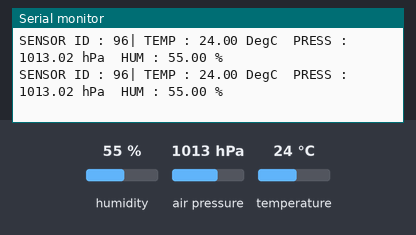
Recording of a program running on a simulated Arduino Uno, built with avr-gcc and run on an emulated ATmega328P. Shown: the last lines printed to the serial monitor. Wiring (inferred from the names in the program): BME280 sensor at I2C address 0x76. The inputs (shaded band) are chosen by the test bench; at power-on: humidity 55 %, air pressure 1013 hPa, temperature 24 °C.

Above: at 1.2 s.
1.3 s: humidity set to 22 %
At 2.6 s:
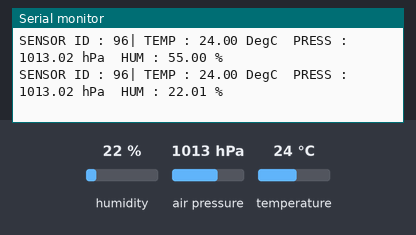
2.8 s: air pressure set to 952 hPa
At 3.4 s:
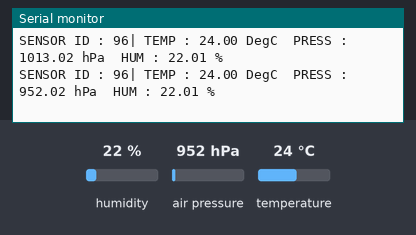
4.3 s: temperature set to 12 °C
At 5.5 s:
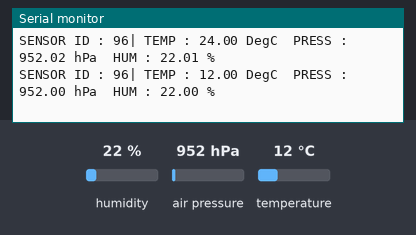
Timing chart, 0 to 7.3 s (numbered marks = the images above; inputs shaded):
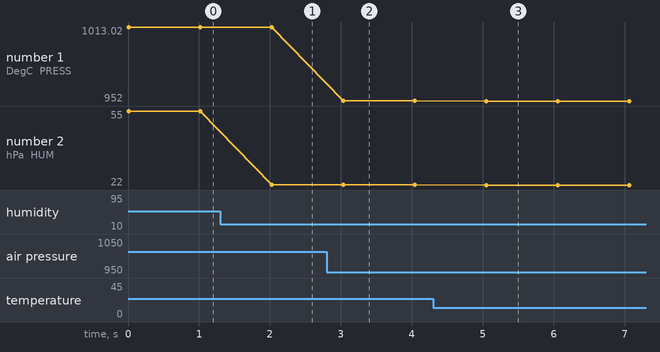

Measured:
- after the input at 1.3 s, the serial monitor: prints a new line after 0.73 s (image 1)
- after the input at 2.8 s, the serial monitor: prints a new line after 0.24 s (image 2)
- after the input at 4.3 s, the serial monitor: prints a new line after 0.75 s (image 3)
- plotted number 1: 1013.02 → 952.02 after the input at 2.8 s, 952.02 → 952 after the input at 4.3 s
- plotted number 2: 55 → 22.01 after the input at 1.3 s, 22.01 → 22 after the input at 4.3 s

The program:

main.cpp
```cpp
#include <Arduino.h>
#include "BME280Driver.h"
#include <Wire.h>

  uint8_t osrs_t = 1;             //Temperature oversampling x 1
  uint8_t osrs_p = 1;             //Pressure oversampling x 1
  uint8_t mode = 3;               //Normal mode
  uint8_t osrs_h = 1;             //Humidity oversampling x 1
  uint8_t t_sb = 5;               //Tstandby 1000ms
  uint8_t filter = 0;             //Filter off
  uint8_t spi3w_en = 0;           //3-wire SPI Disabled

  //setting up values for ctrl measurements
  uint8_t ctrl_meas_reg = (osrs_t << 5) | (osrs_p << 2) | mode;
  uint8_t ctrl_hum_reg  = osrs_h;

void setup()
{
  Serial.begin(9600);
  Wire.begin();

  //resseting the sensor before using it
  BMP280_Reset();

  //setting up the sensors ctrl values
  BMP280_CtrlMeas(ctrl_meas_reg);
  BMP280_CtrlHum(ctrl_hum_reg);
  BMP280_GetDigVals();
}

void loop()
{
  //initialize variables
  double translatedTemp = 0.0;
  double translatedPress = 0.0;
  double translatedHum = 0.0;

  //getting the reading from sensors
  int  readsensorID = BMP280_GetID();
  long callibratedTemp = BMP280_ReadTemperature();
  long callibratedPress = BMP280_ReadPressure();
  long callibratedHum = BMP280_ReadHumidity();

  //translating the callibarated readings into units
  translatedTemp = (double)callibratedTemp / 100.0;
  translatedPress = (double)callibratedPress / 100.0;
  translatedHum = (double)callibratedHum / 1024.0;

  //printing out the sensor data
  Serial.print("SENSOR ID : ");
  Serial.print(readsensorID);
  Serial.print("| TEMP : ");
  Serial.print(translatedTemp);
  Serial.print(" DegC  PRESS : ");
  Serial.print(translatedPress);
  Serial.print(" hPa  HUM : ");
  Serial.print(translatedHum);
  Serial.println(" %");

  //antispam
  delay(1000);
}
```

BME280Driver.h
```cpp
#include <stdint.h>
#ifndef BME280DRIVER_H
#define BME280DRIVER_H

#define BMP280_ADDRESS 0x76
#define BMP280_ID 0xD0
#define BMP280_RESET 0xE0
#define BMP280_RESET_CONFIRM 0xB6
#define BMP280_CTRL_HUM 0xF2
#define BMP280_CTRL_MEAS 0xF4
#define BMP280_READTEMP 0xFA
#define BMP280_READPRESS 0xF7
#define BMP280_READHUM 0xFD
#define BMP280_DIGVALSADR 0x88

//function for getting the sensor ID
uint8_t BMP280_GetID();

//function for reseting the sensor
void BMP280_Reset();

//function for setting up ctrl of humidity
void BMP280_CtrlHum(uint8_t bitpattern);

//function for setting up ctrl of temp + press
void BMP280_CtrlMeas(uint8_t bitpattern);

//function for getting all dig_ values from sensor
void BMP280_GetDigVals();

//function for reading the temperature from sensor
int BMP280_ReadTemperature();

//function for reading the pressure from sensor
long BMP280_ReadPressure();

//function for reading the humidity from sensor
long BMP280_ReadHumidity();

//function for callibrating reading for temperature
signed long int calibration_T(signed long int);

//function for callibrating reading for pressure
unsigned long int calibration_P(signed long int);

//function for callibrating reading for humidity
unsigned long int calibration_H(signed long int);

#endif
```

BME280Driver.cpp
```cpp
#include "BME280Driver.h"
#include <Wire.h>
#define BMP280_ADDRESS 0x76

uint16_t dig_T1;
int16_t dig_T2;
int16_t dig_T3;
uint16_t dig_P1;
int16_t dig_P2;
int16_t dig_P3;
int16_t dig_P4;
int16_t dig_P5;
int16_t dig_P6;
int16_t dig_P7;
int16_t dig_P8;
int16_t dig_P9;
int8_t dig_H1;
int16_t dig_H2;
int8_t dig_H3;
int16_t dig_H4;
int16_t dig_H5;
int8_t dig_H6;

signed long int t_fine;

void BMP280_Reset(){
    //establishing trasmission with sensor and
    //writing the reset data to adress of sensor
    Wire.beginTransmission(BMP280_ADDRESS);
    Wire.write(BMP280_RESET);
    Wire.endTransmission();
}

uint8_t BMP280_GetID(){
    //establishing trasmission with sensor and
    //writing the id data to adress of sensor
    Wire.beginTransmission(BMP280_ADDRESS);
    Wire.write(BMP280_ID);
    Wire.endTransmission();
    Wire.requestFrom(BMP280_ADDRESS,1);

    return Wire.read();
}

void BMP280_CtrlHum(uint8_t bitpattern){
    //establishing trasmission with sensor and
    //writing the crtl data to adress of ctrl_hum
    Wire.beginTransmission(BMP280_ADDRESS);
    Wire.write(bitpattern);
    Wire.write(BMP280_CTRL_HUM);
    Wire.endTransmission();
}

void BMP280_CtrlMeas(uint8_t bitpattern){
    //establishing trasmission with sensor and
    //writing the crtl data to adress of ctrl_meas
    //which is shared with ptemp and press
    Wire.beginTransmission(BMP280_ADDRESS);
    Wire.write(BMP280_CTRL_MEAS);
    Wire.write(bitpattern);
    Wire.endTransmission();
}

void BMP280_GetDigVals()
{
    uint8_t data[32];
    uint8_t i = 0;
    Wire.beginTransmission(BMP280_ADDRESS);
    Wire.write(BMP280_DIGVALSADR);
    Wire.endTransmission();

    //reguesting 24 dig_ datas from sensor
    //which are stored one after another
    //thanks to I2C we can read them
    //at once and store them to the array
    //of dig_ values
    Wire.requestFrom(BMP280_ADDRESS, 24);

    //reading and storing the data while
    //sensor is sending them, and stroing them
    while (Wire.available())
    {
        data[i] = Wire.read();
        i++;
    }

    //assigning temp dig_ values
    dig_T1 = (data[1] << 8) | data[0];
    dig_T2 = (data[3] << 8) | data[2];
    dig_T3 = (data[5] << 8) | data[4];

    //assigning press dig_ values
    dig_P1 = (data[7] << 8) | data[6];
    dig_P2 = (data[9] << 8) | data[8];
    dig_P3 = (data[11] << 8) | data[10];
    dig_P4 = (data[13] << 8) | data[12];
    dig_P5 = (data[15] << 8) | data[14];
    dig_P6 = (data[17] << 8) | data[16];
    dig_P7 = (data[19] << 8) | data[18];
    dig_P8 = (data[21] << 8) | data[20];
    dig_P9 = (data[23] << 8) | data[22];

    Wire.beginTransmission(BMP280_ADDRESS);
    Wire.write(0xA1);
    Wire.endTransmission();

    //same procedure applied as in prev step
    //however requesting only one byte, since
    //it is stored in separate adress
    Wire.requestFrom(BMP280_ADDRESS, 1);
    //assigning hum dig_ values
    data[i] = Wire.read();
    i++;
    dig_H1 = data[24];

    Wire.beginTransmission(BMP280_ADDRESS);
    Wire.write(0xE1);
    Wire.endTransmission();

    //same procedure applied as in prev step
    //however now getting the rest of dig_ hum
    //values, which are stored one after another
    Wire.requestFrom(BMP280_ADDRESS, 7);

    //reading and storing the data while
    //sensor is sending them, and stroing them
    while (Wire.available())
    {
        data[i] = Wire.read();
        i++;
    }

    //assigning hum dig_ values
    dig_H2 = (data[26] << 8) | data[25];
    dig_H3 = data[27];
    dig_H4 = (data[28] << 4) | (0x0F & data[29]);
    dig_H5 = (data[30] << 4) | ((data[29] >> 4) & 0x0F);
    dig_H6 = data[31];
}

int BMP280_ReadTemperature(){
    int i = 0;
    uint32_t tempDataRead[3];
    Wire.beginTransmission(BMP280_ADDRESS);
    Wire.write(BMP280_READTEMP);
    Wire.endTransmission();
    Wire.requestFrom(BMP280_ADDRESS, 3);
    while (Wire.available())
    {
        tempDataRead[i] = Wire.read();
        i++;
    }

    //values are shifted in order as which they are read, first value read is the msb (stored in tempDataRead[0]) and so on with lsb and xlsb
    long adc_T = (tempDataRead[0] << 12) | (tempDataRead[1] << 4) | (tempDataRead[2] >> 4);

    int callibratedTemp = calibration_T(adc_T);
    return callibratedTemp;
}

long BMP280_ReadPressure(){
    int i = 0;
    uint32_t pressDataRead[3];

    Wire.beginTransmission(BMP280_ADDRESS);
    Wire.write(BMP280_READPRESS);
    Wire.endTransmission();

    Wire.requestFrom(BMP280_ADDRESS, 3);//requesting 3 bytes from the
    while (Wire.available())
    {
        pressDataRead[i] = Wire.read();
        i++;
    }

    //values are shifted in order as which they are read, first value read is the msb (stored in tempDataRead[0]) and so on with lsb and xlsb
    unsigned long int adc_P = (pressDataRead[0] << 12) | (pressDataRead[1] << 4) | (pressDataRead[2] >> 4);

    unsigned long int callibratedPress = calibration_P(adc_P);
    return callibratedPress;
}

long BMP280_ReadHumidity(){
    int i = 0;
    uint32_t humDataRead[3];

    Wire.beginTransmission(BMP280_ADDRESS);
    Wire.write(BMP280_READHUM);
    Wire.endTransmission();
    Wire.requestFrom(BMP280_ADDRESS, 2);
    while (Wire.available())
    {
        humDataRead[i] = Wire.read();
        i++;
    }

    signed long int adc_H = (humDataRead[0] << 8) | humDataRead[1];

    unsigned long int callibratedPress = calibration_H(adc_H);
    return callibratedPress;
}

long calibration_T(signed long int adc_T)
{
    signed long int var1 = ((((adc_T >> 3) - ((signed long int)dig_T1 << 1))) * ((signed long int)dig_T2)) >> 11;
    signed long int var2 = (((((adc_T >> 4) - ((signed long int)dig_T1)) * ((adc_T >> 4) - ((signed long int)dig_T1))) >> 12) * ((signed long int)dig_T3)) >> 14;

    t_fine = var1 + var2;
    signed long int T = (t_fine * 5 + 128) >> 8;
    return T;
}

unsigned long int calibration_P(signed long int adc_P)
{
    signed long int var1, var2;
    unsigned long int P;
    var1 = (((signed long int)t_fine) >> 1) - (signed long int)64000;
    var2 = (((var1 >> 2) * (var1 >> 2)) >> 11) * ((signed long int)dig_P6);
    var2 = var2 + ((var1 * ((signed long int)dig_P5)) << 1);
    var2 = (var2 >> 2) + (((signed long int)dig_P4) << 16);
    var1 = (((dig_P3 * (((var1 >> 2) * (var1 >> 2)) >> 13)) >> 3) + ((((signed long int)dig_P2) * var1) >> 1)) >> 18;
    var1 = ((((32768 + var1)) * ((signed long int)dig_P1)) >> 15);
    if (var1 == 0)
    {
        return 0;
    }
    P = (((unsigned long int)(((signed long int)1048576) - adc_P) - (var2 >> 12))) * 3125;
    if (P < 0x80000000)
    {
        P = (P << 1) / ((unsigned long int)var1);
    }
    else
    {
        P = (P / (unsigned long int)var1) * 2;
    }
    var1 = (((signed long int)dig_P9) * ((signed long int)(((P >> 3) * (P >> 3)) >> 13))) >> 12;
    var2 = (((signed long int)(P >> 2)) * ((signed long int)dig_P8)) >> 13;
    P = (unsigned long int)((signed long int)P + ((var1 + var2 + dig_P7) >> 4));
    return P;
}

unsigned long int calibration_H(signed long int adc_H)
{
    signed long int v_x1;

    v_x1 = (t_fine - ((signed long int)76800));
    v_x1 = (((((adc_H << 14) - (((signed long int)dig_H4) << 20) - (((signed long int)dig_H5) * v_x1)) +
              ((signed long int)16384)) >>
             15) *
            (((((((v_x1 * ((signed long int)dig_H6)) >> 10) *
                 (((v_x1 * ((signed long int)dig_H3)) >> 11) + ((signed long int)32768))) >>
                10) +
               ((signed long int)2097152)) *
                  ((signed long int)dig_H2) +
              8192) >>
             14));
    v_x1 = (v_x1 - (((((v_x1 >> 15) * (v_x1 >> 15)) >> 7) * ((signed long int)dig_H1)) >> 4));
    v_x1 = (v_x1 < 0 ? 0 : v_x1);
    v_x1 = (v_x1 > 419430400 ? 419430400 : v_x1);
    return (unsigned long int)(v_x1 >> 12);
}
```
